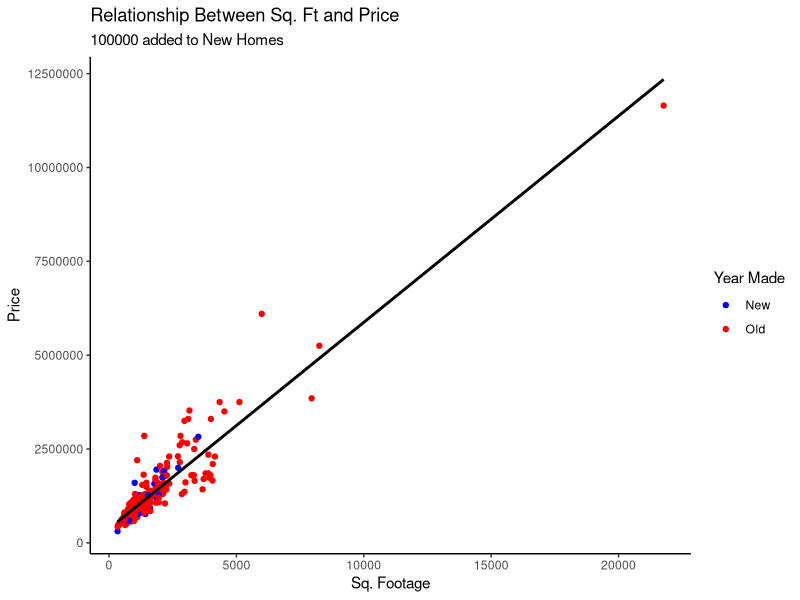
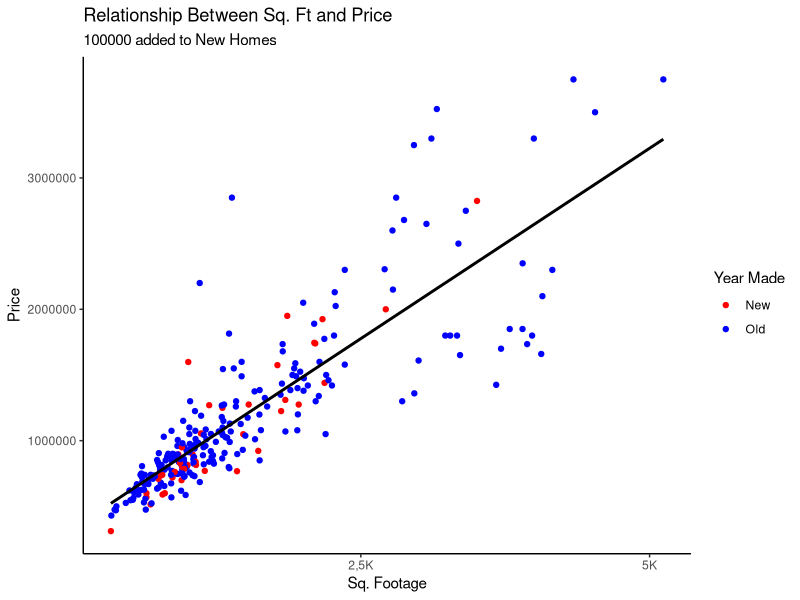

R code for these plots, in order:


# Copy library.

library(ggplot2)
library(tidyverse)
library(dplyr)


# Load in the csv file (this folder will be replicated into the Shiny folder). 

sample_excel <- read.csv("sample_excel.csv")

# Start all the data twisting that we've done. 

######COPY&PASTED FROM BEFORE######

# Let's begin our correlation. Let's just play around with the correlation, using the cor command.
# We can subset the data by making a new dataset altogether.
# For the purposes of this workshop, we will only subset for columns that are numeric.

data2 <- sample_excel %>%
  select_if(is.numeric)

# Let's view the subsetted dataset. There's two columns 'lotsize' and 'hoa' with NA values,
# and we do not want to include them because this could hinder what we want to do in the end.

# We could filter out all the NA observations in the dataset.

data_na_play <- data2 %>%
  filter(!is.na(lotsize)) %>%
  filter(!is.na(hoa))

# There's only 11 observations with all the values intact, which isn't a lot. So what else can we do?

# We can remove the select columns.

data_without_na <- data2 %>%
  select(!lotsize) %>%
  select(!hoa)

# So what can we do? Let's make a specific column that does this.

modified_data <- data_without_na %>%
  mutate(newprice = ifelse(year < 2000, price + 100000, price))

# The syntax is - I want to 'mutate' the original dataset by making a new column 'newprice', and 
# the conditions are IF the year < 2000, then add 100000 to price and if not keep it as price value

# while we're at it, let's make a categorical variable that shows which houses are made before 2000 and after.
modified_data <- modified_data%>%
  mutate(whenmade = ifelse(year < 2000, "Old", "New"))


########THE GRAPHS############

# We probably want to see a scatterplot to show individual datapoints, correct? So let's do that.

sampleplot <- ggplot(modified_data, aes(x = sqft, y = newprice, color = whenmade)) + 
  
  # To specify which kind of graph we want, we use geom_ - for the purpose of this, 
  # we will be using geom_point
  
  geom_point() + 
  
  # This is where we will insert a line of best fit to see how the relationship looks like.
  
  geom_smooth(formula = y ~ x, 
              method = "lm", se = FALSE, color = "black") + 
  
  # label 
  
  labs(title = "Relationship Between Sq. Ft and Price",
       subtitle = "100000 added to New Homes", 
       y = "Price", x = "Sq. Footage", color = "Year Made") + 
  
  # scale the color manually
  
  scale_color_manual(values = c("blue", "red")) + 
  
  # make it theme_classic (lots of themes if you search online)
  
  theme_classic()

# There's a chance that the numbers could come out in Scientific notation. What we can do is this: 

# disable scientific notation 
options(scipen = 999)

# moving onto our graph

sampleplot2 <- modified_data %>%
  subset(sqft < 5500) %>%
  
  ggplot(aes(x = sqft, y = newprice, color = whenmade)) + 
  
  # To specify which kind of graph we want, we use geom_ - for the purpose of this, 
  # we will be using geom_point
  
  geom_point() + 
  
  # This is where we will insert a line of best fit to see how the relationship looks like.
  
  geom_smooth(formula = y ~ x, 
              method = "lm", se = FALSE, color = "black") + 
  
  # label 
  
  labs(title = "Relationship Between Sq. Ft and Price",
       subtitle = "100000 added to New Homes", 
       y = "Price", x = "Sq. Footage", color = "Year Made") + 
  
  # scale the color manually
  
  scale_color_manual(values = c("red", "blue")) + 
  
  # change x scale
  
  scale_x_continuous(
    breaks = c(0, 2500, 5000),
    labels = c("0", "2,5K", "5K")
  )+ 
  
  # make it theme_classic (lots of themes if you search online)
  
  theme_classic()

#######################

# So we know the graphs we want to incorporate are titled sampleplot and sampleplot2. 

# Back to app.R file!

